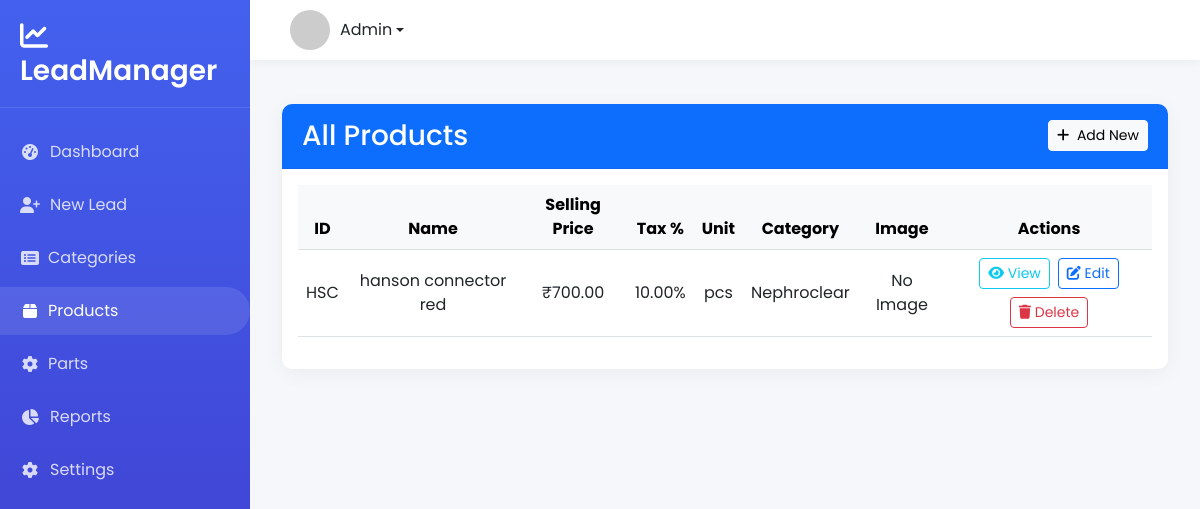
Screenshot of /products/ with the database file from the repository.
### leads/models.py (models this page shows, shortened)
class Product(models.Model):
    PRODUCT_UNITS = [
        ('kg', 'Kilogram'),
        ('ltr', 'Liter'),
        ('pcs', 'Pieces'),
        ('box', 'Box'),
        ('nos', 'Numbers'),
    ]
    id = models.CharField(max_length=50, primary_key=True)
    name = models.CharField(max_length=100)
    selling_price = models.DecimalField(max_digits=10, decimal_places=2)
    tax_percent = models.DecimalField(max_digits=5, decimal_places=2)
    purchase_price = models.DecimalField(max_digits=10, decimal_places=2)
    unit = models.CharField(max_length=10, choices=PRODUCT_UNITS, default='pcs')
    hsn_sac = models.CharField(max_length=20, blank=True, null=True)
    description = models.TextField(blank=True)
    category = models.ForeignKey('Category', on_delete=models.SET_NULL, null=True)
    product_image = models.ImageField(upload_to='product_images/', blank=True, null=True)
    created_at = models.DateTimeField(auto_now_add=True)

class Category(models.Model):
    id = models.CharField(max_length=50, primary_key=True)
    name = models.CharField(max_length=100)
    description = models.TextField(blank=True, null=True)
    image = models.ImageField(upload_to='categories/', blank=True, null=True)
    created_at = models.DateTimeField(auto_now_add=True)
    updated_at = models.DateTimeField(auto_now=True)

### leads/views.py (the view)
# urls.py: path('products/', views.product_list, name='product_list'),
def product_list(request):
    products = Product.objects.all()
    return render(request, 'product_list.html', {'products': products})

### leads/templates/product_list.html (shortened to what this page needs)
{% extends "base.html" %}
{% block content %}
<div class="container mt-4">
    <div class="card">
        <div class="card-header bg-primary text-white d-flex justify-content-between align-items-center">
            <h3 class="mb-0">All Products</h3>
            <a href="{% url 'add_product' %}" class="btn btn-light btn-sm">
                <i class="fas fa-plus me-1"></i> Add New
            </a>
        </div>
        <div class="card-body">
            <div class="table-responsive">
                <table class="table table-hover align-middle text-center">
                    <thead class="table-light">
                        <tr>
                            <th>ID</th>
                            <th>Name</th>
                            <th>Selling Price</th>
                            <th>Tax %</th>
                            <th>Unit</th>
                            <th>Category</th>
                            <th>Image</th>
                            <th>Actions</th>
                        </tr>
                    </thead>
                    <tbody>
                        {% for product in products %}
                        <tr>
                            <td>{{ product.id }}</td>
                            <td>{{ product.name }}</td>
                            <td>₹{{ product.selling_price }}</td>
                            <td>{{ product.tax_percent }}%</td>
                            <td>{{ product.unit }}</td>
                            <td>{{ product.category.name }}</td>
                            <td>
                                {% if product.product_image %}
                                    <img src="{{ product.product_image.url }}" width="50" height="50" class="img-thumbnail">
                                {% else %}
                                    No Image
                                {% endif %}
                            </td>
                            <td>
                                <div class="d-flex gap-2 justify-content-center flex-wrap">
                                    <a href="{% url 'product_detail' product.id %}" class="btn btn-sm btn-outline-info">
                                        <i class="fas fa-eye"></i> View
                                    </a>
                                    <a href="{% url 'edit_product' product.id %}" class="btn btn-sm btn-outline-primary">
                                        <i class="fas fa-edit"></i> Edit
                                    </a>
                                    <button type="button" class="btn btn-sm btn-outline-danger"
                                            onclick="confirmDelete('{{ product.id }}', '{{ product.name }}')">
                                        <i class="fas fa-trash"></i> Delete
                                    </button>
                                </div>
                            </td>
                        </tr>
                        {% endfor %}
                    </tbody>
                </table>
            </div>
        </div>
    </div>
</div>
{% endblock %}

### leads/templates/base.html (style rules this page uses)
:root { --primary-color: #4361ee; --secondary-color: #3f37c9; --accent-color: #4895ef; --light-color: #f8f9fa; --dark-color: #212529; --sidebar-width: 250px; --header-height: 60px; }
body { font-family: 'Poppins', sans-serif; background-color: #f5f7fa; color: #4a4a4a; min-height: 100vh; display: flex; flex-direction: column; }
.card { border: none; border-radius: 10px; box-shadow: 0 4px 20px rgba(0, 0, 0, 0.05); margin-bottom: 20px; transition: all 0.3s; }
.card-header { background-color: white; border-bottom: 1px solid rgba(0, 0, 0, 0.05); font-weight: 600; padding: 15px 20px; border-radius: 10px 10px 0 0 !important; }

### rows the page displays
Product: id "HSC", name "hanson connector red", selling_price "700.00", tax_percent "10.00", unit "pcs", category.name "Nephroclear", product_image "No Image"
